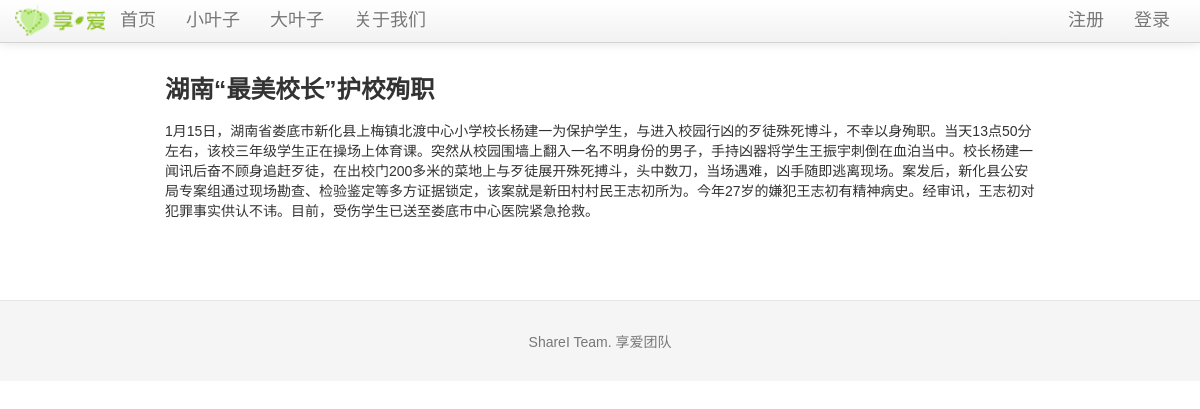
/blog/2, run on an earlier commit of the app's database.
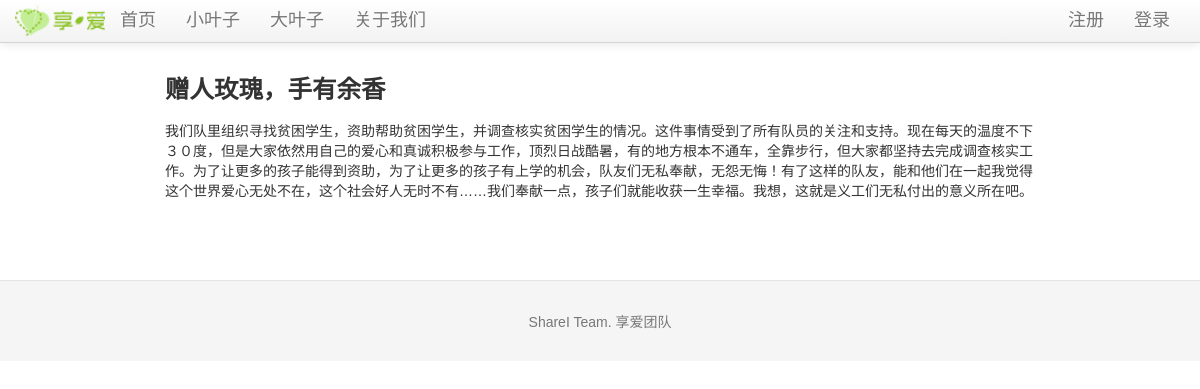
And on a later commit of the database.
### tables this page shows
CREATE TABLE blog (
	blog_id integer primary key autoincrement,
	bleaf_id integer not null,
	lleaf_id integer not null,
	title text not null,
	blogtext text not null,
	createtime TIMESTAMP default (datetime('now', 'localtime'))
);

### sharei.py (the view)
@app.route('/blog/<blog_id>')
def show_blog(blog_id):
    blog = query_db('select * from blog where blog.blog_id = ?', [blog_id], one=True)
    if blog is None:
        error = '不存在此日志'
        return render_template('littleleaf.html', error=error)
    return render_template('blog.html', blog=blog)

### sharei.py (called while the page is built)
def get_db():
    top = _app_ctx_stack.top
    if not hasattr(top, 'sqlite_db'):
        top.sqlite_db = sqlite3.connect(app.config['DATABASE'])
        top.sqlite_db.row_factory = sqlite3.Row
    return top.sqlite_db

@app.teardown_appcontext
def close_database(exception):
    top = _app_ctx_stack.top
    if hasattr(top, 'sqlite_db'):
        top.sqlite_db.close()

def query_db(query, args=(), one=False):
    cur = get_db().execute(query, args)
    rv = cur.fetchall()
    return (rv[0] if rv else None) if one else rv

@app.before_request
def before_request():
    g.bleaf = None
    if 'bleaf_id' in session:
        g.bleaf = query_db('select * from bleaf where bleaf_id = ?', [session['bleaf_id']], one=True)

### templates/blog.html (shortened to what this page needs)
{% extends "layout.html" %}
{% block body %}
      <h3>{{ blog.title }}</h3>
      <p>{{ blog.blogtext|safe}}</p>
{% endblock %}

What changed in the data, as far as the page shows it:
changed blog: title "湖南“最美校长”护校殉职" → "赠人玫瑰，手有余香"; blogtext "1月15日，湖南省娄底市新化县上梅镇北渡中心小学校长杨建一为保护学生，与进入校园行凶的歹徒殊死博斗，不幸以身殉职。当天13点50分左右，该校三年级学生正在操场上体育课。突然从校园围墙上翻入一名不明身份的男子，手持凶器将学生王振宇刺倒在血泊当中。校长杨建一闻讯后奋不顾身追赶歹徒，在出校门200多米的菜地上与歹徒展开殊死搏斗，头中数刀，当场遇难，凶手随即逃离现场。案发后，新化县公安局专案组通过现场勘查、检验鉴定等多方证据锁定，该案就是新田村村民王志初所为。今年27岁的嫌犯王志初有精神病史。经审讯，王志初对犯罪事实供认不讳。目前，受伤学生已送至娄底市中心医院紧急抢救。" → "我们队里组织寻找贫困学生，资助帮助贫困学生，并调查核实贫困学生的情况。这件事情受到了所有队员的关注和支持。现在每天的温度不下３０度，但是大家依然用自己的爱心和真诚积极参与工作，顶烈日战酷暑，有的地方根本不通车，全靠步行，但大家都坚持去完成调查核实工作。为了让更多的孩子能得到资助，为了让更多的孩子有上学的机会，队友们无私奉献，无怨无悔！有了这样的队友，能和他们在一起我觉得这个世界爱心无处不在，这个社会好人无时不有……我们奉献一点，孩子们就能收获一生幸福。我想，这就是义工们无私付出的意义所在吧。"
